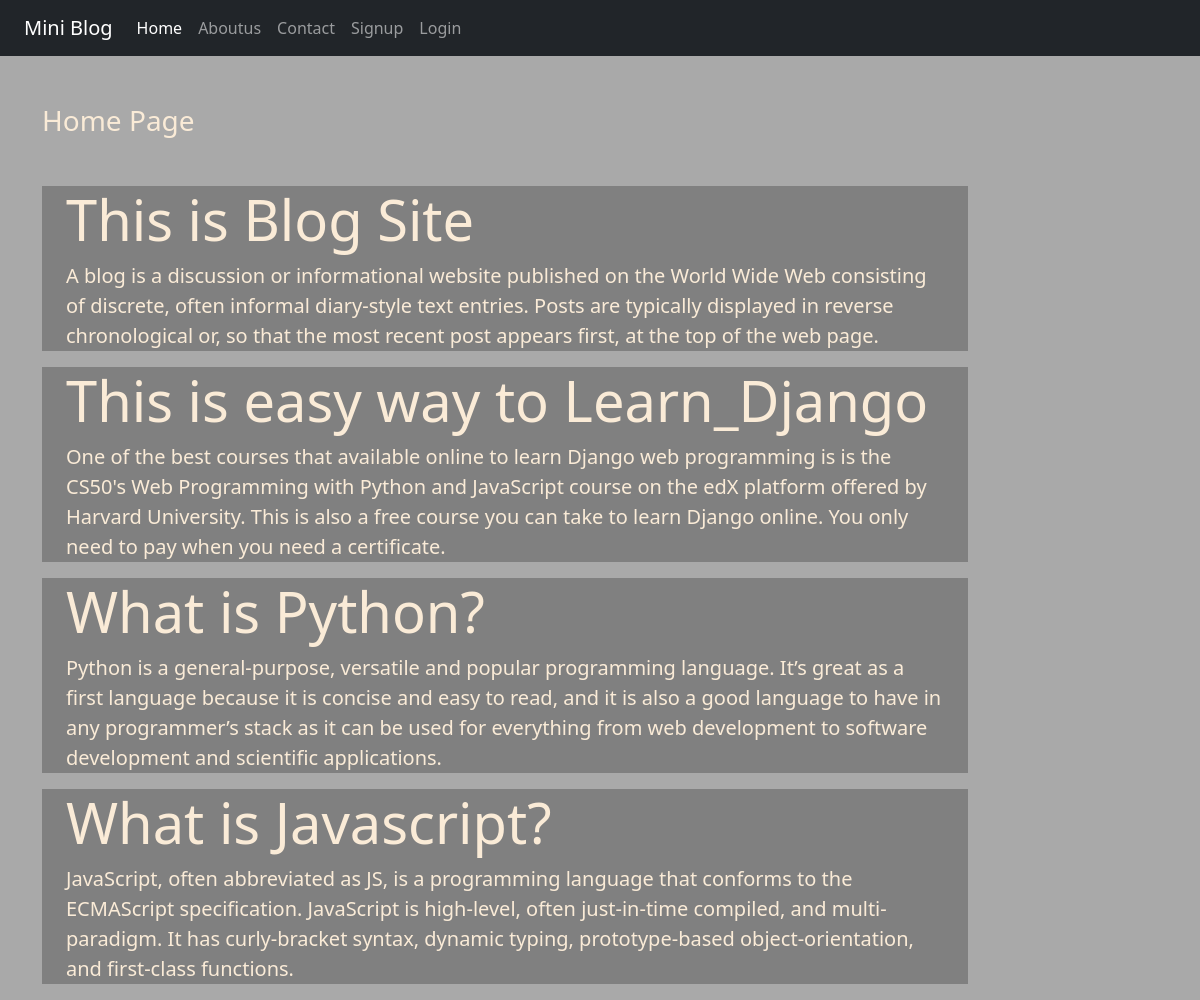
The page / on the database its author committed.
### blog/models.py (models this page shows)
class Post(models.Model):
    title=models.CharField(max_length=150)
    desc=models.TextField()

### blog/views.py (the view)
# urls.py: 2. Add a URL to urlpatterns:  path('', views.home, name='home')
def home(request):
    posts=Post.objects.all()
    return render(request, 'blog/home.html',{'posts':posts})

### blog/templates/blog/home.html
{% extends 'blog/base.html' %}
{% load static %}
{% block content %}
<div class="col-sm-10">
    <h3 class ="my-5">Home Page</h3>
    {% for post in posts %}
    <div class="jumbotron jumbotron-fluid jumbo-color">
        <div class="container">
            <h1 class="display-4 font-weight-bold">{{post.title}}</h1>
            <p class="lead">{{post.desc}}</p>
        </div>
    </div>
    {% endfor %}
</div>
{% endblock content %}

### blog/static/blog/css/style.css (style rules this page uses)
body { background-color: darkgrey; color:antiquewhite; }
.jumbo-color { background-color: grey; }

### rows shown on the page
Post: title "This is Blog Site", desc "A blog is a discussion or informational website published on the World Wide Web consisting of discrete, often informal diary-style text entries. Posts are typically displayed in reverse chronological or, so that the most recent post appears first, at the top of the web page."
Post: title "This is easy way to Learn_Django", desc "One of the best courses that available online to learn Django web programming is is the CS50's Web Programming with Python and JavaScript course on the edX platform offered by Harvard University. This is also a free course you can take to learn Django online. You only need to pay when you need a certificate."
Post: title "What is Python?", desc "Python is a general-purpose, versatile and popular programming language. It’s great as a first language because it is concise and easy to read, and it is also a good language to have in any programmer’s stack as it can be used for everything from web development to software development and scientific applications."
Post: title "What is Javascript?", desc "JavaScript, often abbreviated as JS, is a programming language that conforms to the ECMAScript specification. JavaScript is high-level, often just-in-time compiled, and multi-paradigm. It has curly-bracket syntax, dynamic typing, prototype-based object-orientation, and first-class functions."
